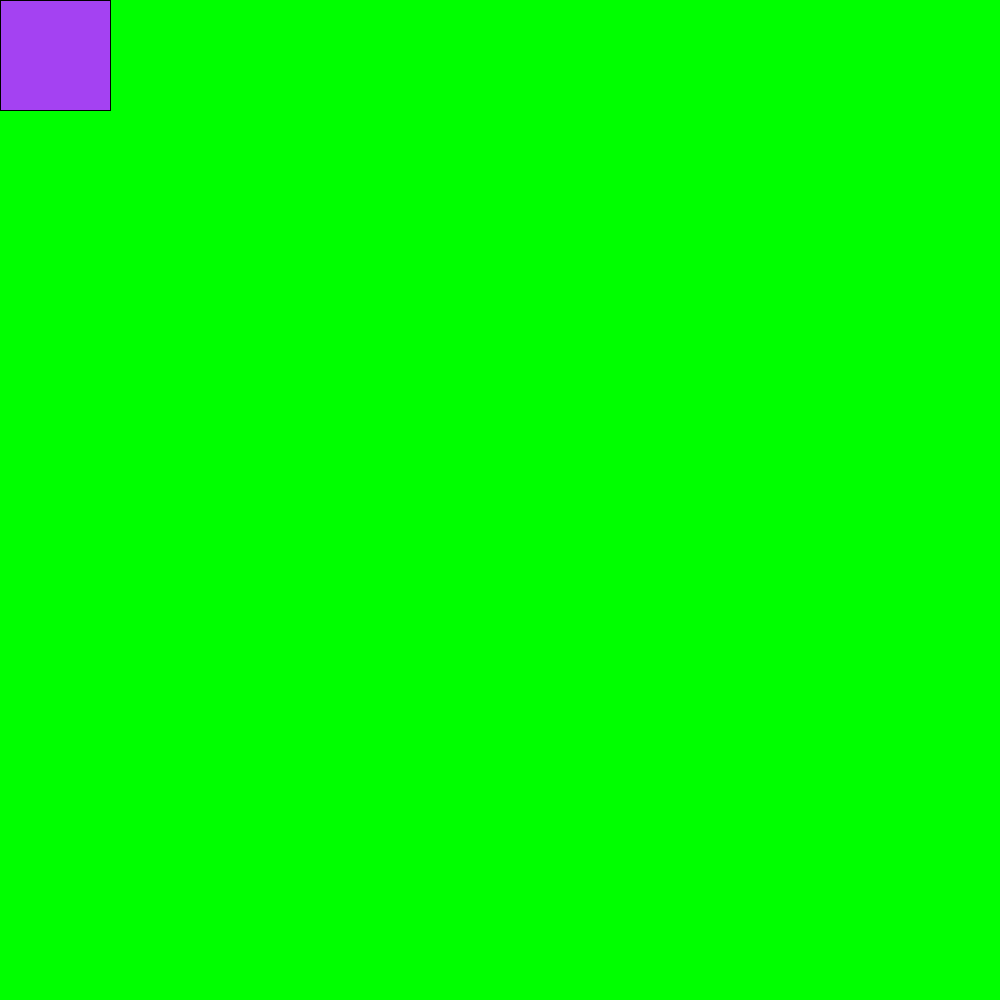
Frame 1 (no input)
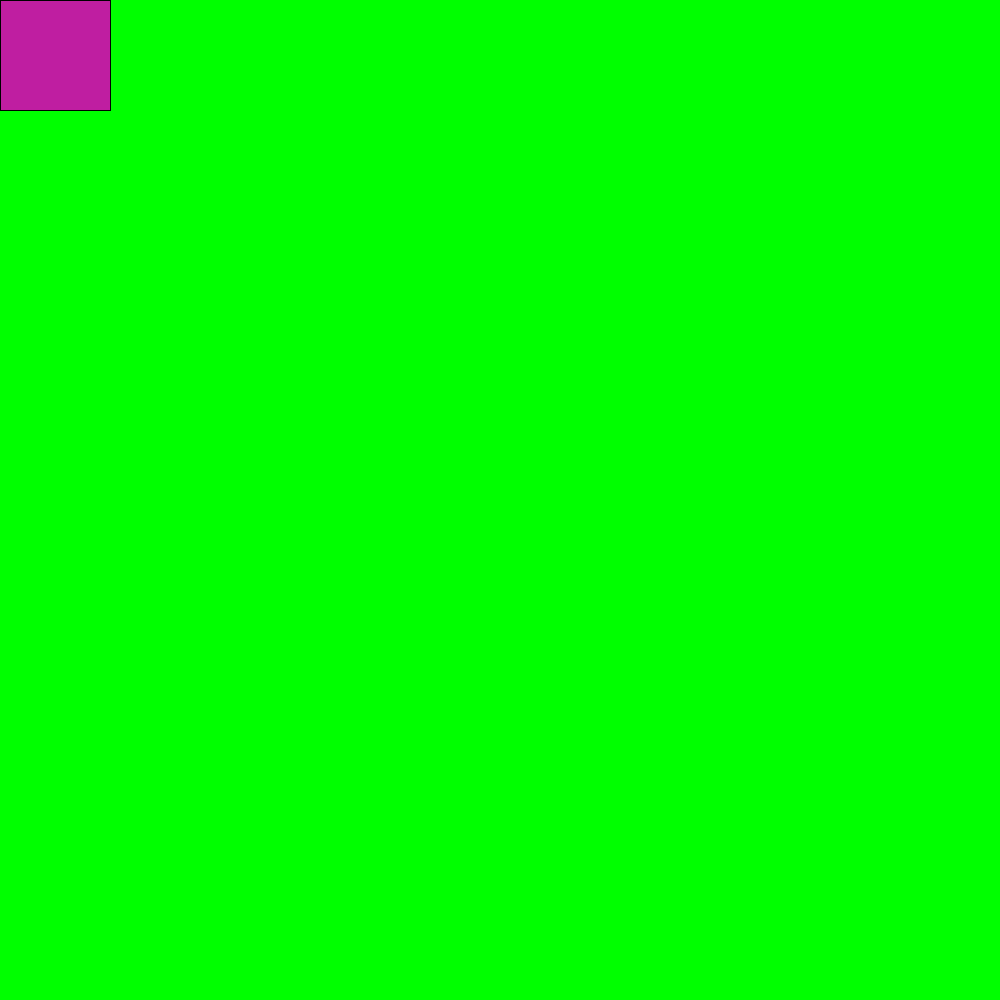
Frame 60 (the mouse pressed at the canvas centre just before this capture)
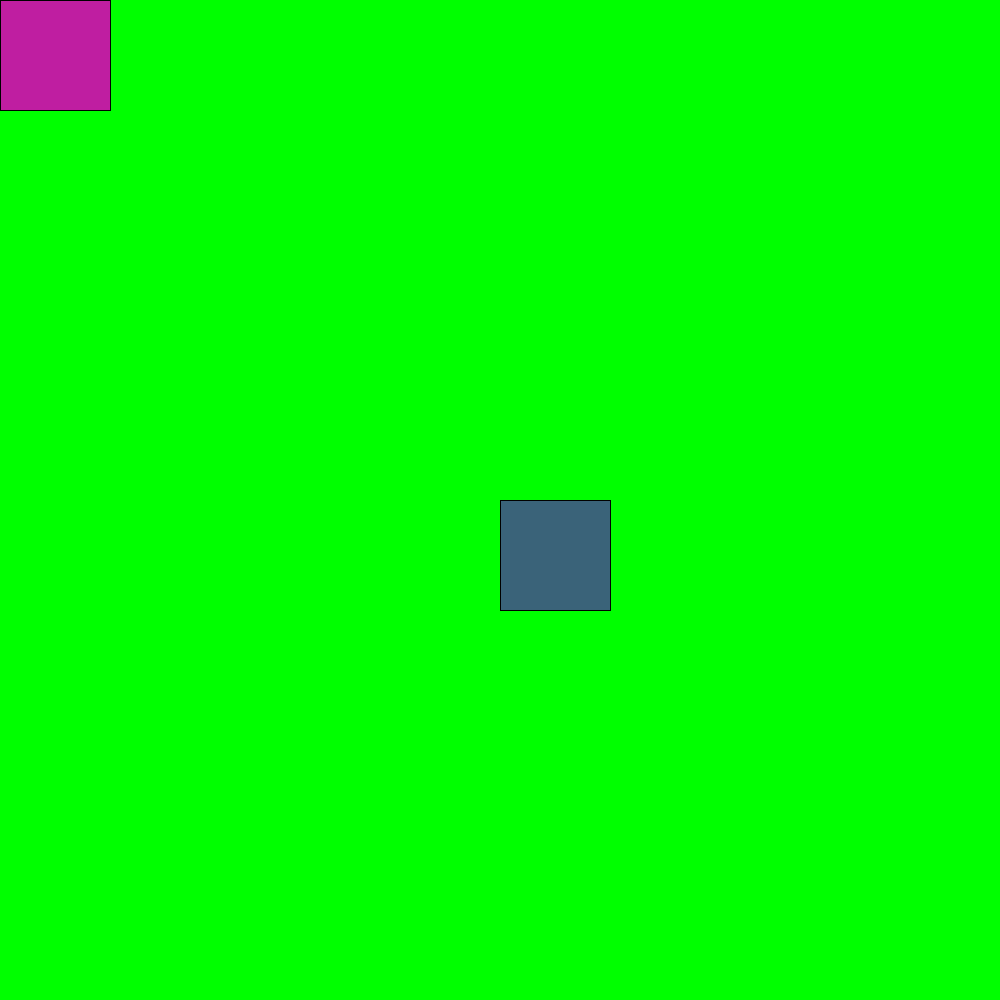
Frame 120 (the mouse held since frame 60 and released just before this capture)

The Processing sketch that drew these frames (run headless with seeded random() and noise(); from frame 60 on, the mouse is pressed at the canvas centre):

// Processing sketch: lol
// ── lol.pde
void setup()
{background(0,255,0);
size (1000,1000);
}
void draw()
{
fill(random(255),random(255),random(255));
rect (mouseX, mouseY, 110, 110);
}
